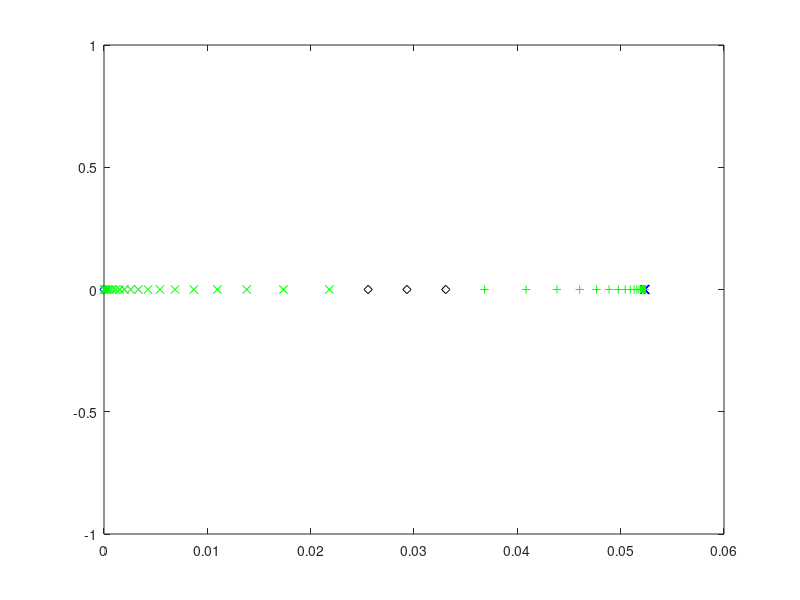
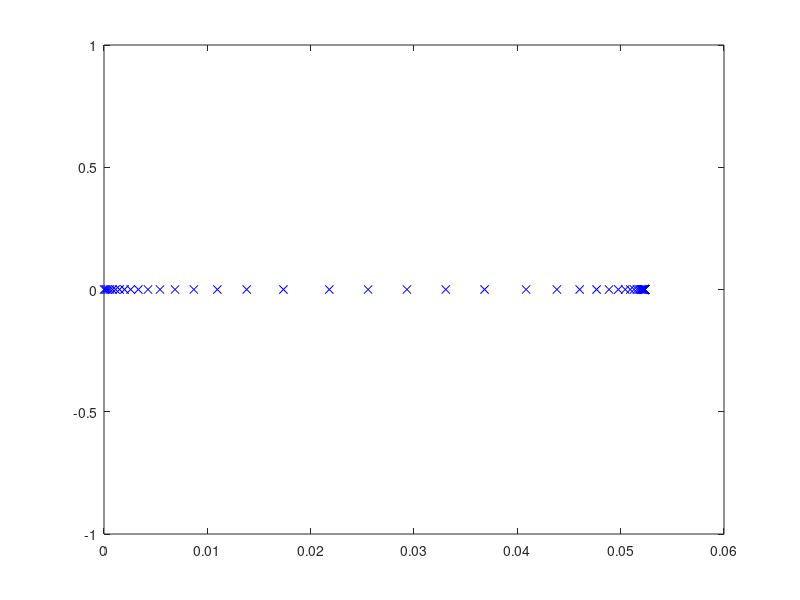

MATLAB code for these plots, in order: (Note: this script raises an error after producing the figures.)
close all
clear
clc
 
% Dimensional fluid constants (tin as leaves cartridge) for NS
g_dim = 9.8; %m/s^2
save('g_dim.mat','g_dim') 
rho_dim = 1000; %kg/m^3
save('rho_dim.mat','rho_dim') 
nu_dim = 1E-6; %m^2/s
save('nu_dim.mat','nu_dim')
sigma_1e_dim = 72.86E-3;%Kg/s^2 (i.e. N/m)
save('sigma_1e_dim.mat','sigma_1e_dim')
R = .5E-3; %droplet radius

%equilibrium contact angle
theta_c_eq = 60  *pi/180;
save('theta_c_eq.mat','theta_c_eq')

% width of the interfacial phase in metres (recommended 
%value is 1E-9)
width_dim = 1E-9; 
save('width_dim.mat','width_dim')

%IFM coefficients for the free-surface
%Beta for liquid-gas interface (this
%could have a coefficient in front, but we take it to be one)
beta_g_dim = rho_dim*nu_dim/width_dim;
save('beta_g_dim.mat','beta_g_dim')
%Alpha coefficient for liquid-gas interface (this could also
%have a coefficient in front but we also take it to be one, 
%making it the inverse of the beta_g constant)
alpha_g_dim = width_dim/(rho_dim*nu_dim); 
save('alpha_g_dim.mat','alpha_g_dim')
%Surface density at which surface tension is zero 
%(this is taken as the volume density times the width of the 
%surface phase)
rhos_0_dim = rho_dim*width_dim; 
save('rhos_0_dim.mat','rhos_0_dim')
%Equilibrium surface density of liquid-gas 
%interface
rhos1_e_dim = 0.6*rhos_0_dim; 
save('rhos1_e_dim.mat','rhos1_e_dim')
%Proportionality constant for the state equation for surface 
%tension as a function of density on the liquid-gas 
%interface
gamma_g_dim = sigma_1e_dim/(rhos_0_dim-rhos1_e_dim);
save('gamma_g_dim.mat','gamma_g_dim')
%relaxation time of surface 1 in seconds
tau_g_dim = rho_dim*nu_dim*7E-6;
save('tau_g_dim.mat','tau_g_dim')

%solid-gas surface tension
sigma_gs = 0;

%IFM coefficients for the liquid-solid interface
%Equilibrium surface tension for the liqud-solid interface
%(this is a function of other paremeter that we have already
%chosen)
sigma_2e_dim = -sigma_1e_dim*cos(theta_c_eq) + sigma_gs;
save('sigma_2e_dim.mat','sigma_2e_dim')
%constant in front of the state equation for the liquid-solid
%surface
gamma_s_dim = gamma_g_dim;
save('gamma_s_dim.mat','gamma_s_dim')
%equilibrium surface density for liquid-solid surface
%(chosen so as to have a 30 degree static contact angle)
rhos2_e_dim = rhos_0_dim - sigma_2e_dim/gamma_s_dim; 
save('rhos2_e_dim.mat','rhos2_e_dim')
%Beta navier slip
beta_ns_dim = rho_dim*nu_dim/width_dim;   
save('beta_ns_dim.mat','beta_ns_dim')
%alpha coefficient for the solid-liquid interface
alpha_s_dim = alpha_g_dim; 
save('alpha_s_dim.mat','alpha_s_dim')
%relaxation time for the liquid-solid interface
tau_s_dim = rho_dim*nu_dim*7E-6;
save('tau_s_dim.mat','tau_s_dim')

%Unit height 
L_dim = R;
save('L_dim.mat','L_dim') 

%Unit speed
U_dim = sigma_1e_dim/(rho_dim*nu_dim); %i.e. Ca = 1
% U_dim = 1; %m/s
save('U_dim.mat','U_dim')

%Unit time (capillary time based on unit length)
T_dim = L_dim/U_dim; 
save('T_dim.mat','T_dim')



%Unit of pressure 
P_dim = rho_dim*nu_dim*U_dim/L_dim;
save('P_dim.mat','P_dim')

%Dimensionless numbers for the bulk equations
Re = U_dim*L_dim/nu_dim; %Reynolds number
save('Re.mat','Re')
St = g_dim*L_dim^2/(nu_dim*U_dim); %Sto kes number
save('St.mat','St')
Ca = rho_dim*nu_dim*U_dim/sigma_1e_dim; %Capillary number
save('Ca.mat','Ca')

%Dimensionless numbers for the liquid-gas IFM
%dimensionless beta coefficient for the gas interface
Bg = beta_g_dim*U_dim*L_dim/sigma_1e_dim;
save('Bg.mat','Bg')
%dimensionless alpha coefficient for the gas interface
Eg = alpha_g_dim*sigma_1e_dim/(U_dim*L_dim);
save('Eg.mat','Eg')
%Dimensionless constant for the state equation on
%the liquid-gas interface
Cg = gamma_g_dim*rhos_0_dim/sigma_1e_dim;
save('Cg.mat','Cg')
%dimensionless equilibrium density
Dg = rhos1_e_dim/rhos_0_dim; 
save('Dg.mat','Dg')
%dimensionless surface density ratio
Fg = rhos_0_dim/(rho_dim*U_dim*tau_g_dim);
save('Fg.mat','Fg')
%Dimensionless relaxation time
Tg = tau_g_dim*U_dim/L_dim;
save('Tg.mat','Tg')

%Dimensionless numbers for liquid-gas IFM
%dimensionless beta coefficient for the gas interface
Be = beta_ns_dim*L_dim/(rho_dim*nu_dim*U_dim);
save('Be.mat','Be')
%dimensionless alpha coefficient for the solid-liquid 
%interface
Es = alpha_s_dim*sigma_1e_dim/(U_dim*L_dim);
save('Es.mat','Es')
%dimensionless coefficient of the state equation for the
%liquid-solid interface
Cs = gamma_s_dim*rhos_0_dim/sigma_1e_dim;
save('Cs.mat','Cs')
%dimensionless equilibrium density
Ds = rhos2_e_dim/rhos_0_dim; 
save('Ds.mat','Ds')
%dimensionless surface-density ratio for the liquid-solid
%interface
Fs = rhos_0_dim/(rho_dim*U_dim*tau_s_dim);
save('Fs.mat','Fs')
%Dimensionless relaxation time for solid-liquid interface
Ts = tau_s_dim*U_dim/L_dim;
save('Ts.mat','Ts')

%Contact line dimensionless numbers
So = sigma_gs/sigma_1e_dim;
save('So.mat','So')

%Data for initial configuration of the simulation 
theta_sec = 177   *pi/180; %radians 
save('theta_sec.mat','theta_sec')

%z-traslation for the centre of the sphere
trans_z = cos(pi-theta_sec);

%distance from origin to apex
h_0 = 1+trans_z;

%initial distance from origin to focus
f = sin(pi-theta_sec); %based on the shape of a parabola

%Required mesh resolution
l_min = min(1,5E-3/Ca)/(100*Be);% .0005;% following J&Y IJFNMF 2012 

%spine feet parameters
%this part here sets the number and spacing of the spines closer to the
%contact line. In this region, each odd-numbered spine has one more 
%element to its right than to its left
spine_factor_r = 1.15;% 1.07;%needs to be slightly bigger than 1     1.05;%
save('spine_factor_r.mat','spine_factor_r')
n_spines_r = 15;% 5;% must be an odd number         
save('n_spines_r.mat','n_spines_r')

%This part defines the number of spines and their separation for the
%following section of the domain. Spines can be more separated here as we 
%do not need such a high resultion furhter away from the contact line
spine_factor_m = 1.35;%              2;%        
save('spine_factor_m.mat','spine_factor_m')
n_spines_m = 39;% 7;% 5;% must be an odd number        
save('n_spines_m.mat','n_spines_m') 

%The following part sets the number and spacing of the spines near the
%inflow boundary. An intermediate section between this one and the last one
%constructed is then created using uniform spacing
l_min_l = 1E-4;% 1E-3;%                .01;%
spine_factor_l = 1.25;% 1.11;% this needs to be slightly bigger than 1, James' value = 1.07
save('spine_factor_l.mat','spine_factor_l')
n_spines_l = 19;% 7;% must be an odd number        
save('n_spines_l.mat','n_spines_l')


tol_spine_ang = 1E-12; %this is just a numerical parameter to define 
%convergence of the spine lentgh's initial guess

switch_spine_num = 58;% 16;%
param_tol = 1E-6; %tolerance for the parameter controlling the displaced
%volume
n_simpson = 1000;
%%
spine_feet = zeros(1,n_spines_r+n_spines_m-1);
spine_feet(1) = f;
spine_feet(2) = f-l_min;
for ii = 3:n_spines_r
    spine_feet(ii) = spine_feet(ii-1) ...
                     - spine_factor_r*(spine_feet(ii-2) ...
                                       - spine_feet(ii-1));
end
figure
plot(spine_feet(1:n_spines_r),zeros(1,n_spines_r),'xb')
hold on
for ii = n_spines_r+1:n_spines_r+n_spines_m-1
    spine_feet(ii) = spine_feet(ii-1) ...
                     - spine_factor_m*(spine_feet(ii-2) ...
                                       - spine_feet(ii-1));
end
plot(spine_feet(n_spines_r+1:n_spines_r+n_spines_m-1),zeros(1,n_spines_m-1),'+g')
plot(0,0,'db')
pause
%constructing the spine feet on the left end
spines_feet_left_end = zeros(1,n_spines_l);
spines_feet_left_end(end) = 0;
spines_feet_left_end(end-1) = 0 + l_min_l;
for ii = 2:n_spines_l-1
    spines_feet_left_end(end-ii) = spines_feet_left_end(end-ii+1) ...
                                   + spine_factor_l ...
                                     *(spines_feet_left_end(end-ii+1) ...
                                       - spines_feet_left_end(end-ii+2));
end
plot(spines_feet_left_end,zeros(1,n_spines_l),'xg')
pause
left_width = spines_feet_left_end(1)-spines_feet_left_end(2);
right_width = spine_feet(end-1)-spine_feet(end);
av_width = (left_width+right_width)/2;
n_inter = ceil((spine_feet(end)-spines_feet_left_end(1))/av_width);
if mod(n_inter,2) ~= 0
    n_inter = n_inter+1;
end
width = (spine_feet(end)-spines_feet_left_end(1))/n_inter;
spine_feet = [spine_feet,zeros(1,n_inter-1)];
for ii = 0:n_inter-2
    spine_feet(end-ii) = spines_feet_left_end(1)+(ii+1)*width;
end
plot(spine_feet(end-n_inter+2:end),zeros(1,n_inter-1),'dk')
pause
%Joining everything
spine_feet = [spine_feet,spines_feet_left_end];
n_spines = length(spine_feet);
save('n_spines.mat','n_spines')
close all
figure
plot(spine_feet,zeros(size(spine_feet)),'xb');

save('spine_feet.mat','spine_feet')
spine_feet_locator = spine_feet/f;
save('spine_feet_locator.mat','spine_feet_locator')

%Chi value for each spine
%This is the coordinate of the bipolar system that corresponds to the
%circle that passes through each spine feet
chi_spines = zeros(1,n_spines);
chi_spines(1) = Inf;
chi_spines(end) = 0;
for ii = 2:n_spines-1
    fun = @(chi) foot_of_chi(chi,f)-spine_feet(ii);
    chi_spines(ii) = fzero(fun,5);
end

%The radius of each spine (from the third spine on) is determined by its
%chi coordinate
R_spines = zeros(1,n_spines);
%we force the second spine to have its centre at the contact line. This is
%so that we can enforce the condition lim_{r\to 0} \partial_{\theta}p = 0,
%by equating the pressure values on the two points of this spine as done in
%S&S CMAME 2011
R_spines(2) = abs(spine_feet(1)-spine_feet(2));
R_spines(3) = abs(spine_feet(1)-spine_feet(3));
R_spines(end) = inf;
for ii = 4:n_spines-1
    R_spines(ii) = f/sinh(chi_spines(ii));
end
save('R_spines.mat','R_spines')


param_l = .1;
param_u = 5;
while param_u-param_l > param_tol
    b_l = [-(cos(theta_sec)+sqrt(1-((1+param_l)*sin(theta_sec))^2)) ...
          /((param_l*sin(theta_sec))^2); ...
         (1+1/param_l)/sqrt(1-((1+param_l)*sin(theta_sec))^2)];
    Mat_l = [1, param_l*sin(theta_sec); 2, 3*param_l*sin(theta_sec)];
    coeffs_l = Mat_l\b_l;
    f_l = -((pi-theta_sec)-sin(2*(pi-theta_sec))/2)/2;
    delta_simp = param_l*f/(n_simpson);
    for count = 1:n_simpson
        for kk = 0:3
            x_samp = f + (count-1)*delta_simp + kk*delta_simp/3;
            f_sampled = -cos(theta_sec)-sqrt(1-x_samp^2) ...
                        -coeffs_l(1)*(x_samp-f)^2 ...
                        -coeffs_l(2)*(x_samp-f)^3;
            f_l = f_l + delta_simp*(1+(kk==1)*2+(kk==2)*2)*f_sampled/8;
        end
    end
    b_u = [-(cos(theta_sec)+sqrt(1-((1+param_u)*sin(theta_sec))^2)) ...
          /((param_u*sin(theta_sec))^2); ...
         (1+1/param_u)/sqrt(1-((1+param_u)*sin(theta_sec))^2)];
    Mat_u = [1, param_u*sin(theta_sec); 2, 3*param_u*sin(theta_sec)];
    coeffs_u = Mat_u\b_u;
    f_u = -((pi-theta_sec)-sin(2*(pi-theta_sec))/2)/2;
    delta_simp = param_u*f/(n_simpson);
    for count = 1:n_simpson
        for kk = 0:3
            x_samp = f + (count-1)*delta_simp + kk*delta_simp/3;
            f_sampled = -cos(theta_sec)-sqrt(1-x_samp^2) ...
                        -coeffs_u(1)*(x_samp-f)^2 ...
                        -coeffs_u(2)*(x_samp-f)^3;
            f_u = f_u + delta_simp*(1+(kk==1)*2+(kk==2)*2)*f_sampled/8;
        end
    end
    if f_l*f_u > 0
         disp('warning: wrong initialisation of bisection method for param') 
         pause
    end
    param_m = (param_u+param_l)/2;
    b_m = [-(cos(theta_sec)+sqrt(1-((1+param_m)*sin(theta_sec))^2)) ...
          /((param_m*sin(theta_sec))^2); ...
         (1+1/param_m)/sqrt(1-((1+param_m)*sin(theta_sec))^2)];
    Mat_m = [1, param_m*sin(theta_sec); 2, 3*param_m*sin(theta_sec)];
    coeffs_m = Mat_m\b_m;
    f_m = -((pi-theta_sec)-sin(2*(pi-theta_sec))/2)/2;
    delta_simp = param_m*f/(n_simpson);
    for count = 1:n_simpson
        for kk = 0:3
            x_samp = f + (count-1)*delta_simp + kk*delta_simp/3;
            f_sampled = -cos(theta_sec)-sqrt(1-x_samp^2) ...
                        -coeffs_m(1)*(x_samp-f)^2 ...
                        -coeffs_m(2)*(x_samp-f)^3;
            f_m = f_m + delta_simp*(1+(kk==1)*2+(kk==2)*2)*f_sampled/8;
        end
    end
    if f_m*f_l > 0
        param_l = param_m;
        f_l = f_m;
    elseif f_m*f_u > 0
        param_u = param_m;
        f_u = f_m;
    else
        f_l = f_m;
        f_u = f_m;
        param_l = param_m;
        param_u = param_m;
    end
end


 
%spine length vector intial form
spine_lengths_ini = zeros(n_spines,1);
spine_lengths_ini(1) = f; %this spine is always zero, so we just store f here
spine_lengths_ini(end) = h_0;
%Here we determine the length of each spine (so as to match the initial
%guess for our surface profile)
for ii = 2:n_spines-1
    %We use the bisection method on the angle that each spine defines
    %with a tolerance pre-defined above to assess whet
    if ii > switch_spine_num
        theta_l = 0;
        x_l = spine_feet(ii) + (1-cos(theta_l))*R_spines(ii);
        y_l = sin(theta_l)*R_spines(ii);
        theta_u = 1.01*theta_sec;
        %function f is positive outside the curve that defines the initial
        %surface profile (a circle) and negative inside it 
        f_l = x_l^2+(y_l-cos(pi-theta_sec))^2-1;
        x_u = spine_feet(ii) + (1-cos(theta_u))*R_spines(ii);
        y_u = sin(theta_u)*R_spines(ii);
        f_u = x_u^2+(y_u-cos(pi-theta_sec))^2-1;
        if f_l*f_u > 0
             disp('warning: wrong initialisation of bisection method') 
             pause
        end
        while theta_u-theta_l > tol_spine_ang
            theta_m = (theta_l + theta_u)/2;
            x_m = spine_feet(ii) + (1-cos(theta_m))*R_spines(ii);
            y_m = sin(theta_m)*R_spines(ii);
            f_m = x_m^2+(y_m-cos(pi-theta_sec))^2-1;
            if f_l*f_m > 0
                theta_l = theta_m;
                f_l = f_m;
            elseif f_l*f_m < 0
                theta_u = theta_m;
                f_u = f_m;
            else
                f_l = f_m;
                f_u = f_m;
                theta_l = theta_m;
                theta_u = theta_m;
            end
        end
    else
        theta_l = pi/2;
        x_l = spine_feet(ii) + (1-cos(theta_l))*R_spines(ii);
        y_l = sin(theta_l)*R_spines(ii);
        theta_u = 1.01*pi;
        %function f is positive outside the curve that defines the initial
        %surface profile (a circle) and negative inside it 
        f_l = coeffs_m(1)*(x_l-f)^2+coeffs_m(2)*(x_l-f)^3-y_l;
        x_u = spine_feet(ii) + (1-cos(theta_u))*R_spines(ii);
        y_u = sin(theta_u)*R_spines(ii);
        f_u = coeffs_m(1)*(x_u-f)^2+coeffs_m(2)*(x_u-f)^3-y_u;
        if f_l*f_u > 0
             disp('warning: wrong initialisation of bisection method') 
             pause
        end
        while theta_u-theta_l > tol_spine_ang
            theta_m = (theta_l + theta_u)/2;
            x_m = spine_feet(ii) + (1-cos(theta_m))*R_spines(ii);
            y_m = sin(theta_m)*R_spines(ii);
            f_m = coeffs_m(1)*(x_m-f)^2+coeffs_m(2)*(x_m-f)^3-y_m;
            if f_l*f_m > 0
                theta_l = theta_m;
                f_l = f_m;
            elseif f_l*f_m < 0
                theta_u = theta_m;
                f_u = f_m;
            else
                f_l = f_m;
                f_u = f_m;
                theta_l = theta_m;
                theta_u = theta_m;
            end
        end
    end
    spine_lengths_ini(ii) = theta_m*R_spines(ii);
end 
save('spine_lengths_ini.mat','spine_lengths_ini')

%total number of global nodes 
n_spines_incr = n_spines_r+n_spines_m-1;
save('n_spines_incr.mat','n_spines_incr')
n_const = n_spines-n_spines_incr;
%Sum of a arithmetic progression as spine ii has ii nodes
n_v = (n_spines_incr+1)*(n_spines_incr)/2 + n_spines_incr*n_const;
%(n_spines+1)*(n_spines)/2; 
save('n_v.mat','n_v')


%nodes (i.e. matrix containing the (r,z) coordinates of all nodes where 
%each column is a node and they are listed in order)
Nodes_rz = zeros(n_v,2);
kk = 1;
Nodes_rz(1,:) = [f ,0];
alpha_s = zeros(n_v,1); %This vector contains the data on how far along its
%spine the node is
alpha_s(1) = 0;
for ii = 2:n_spines_incr% n_spines-1
    kk = kk+1;
    Nodes_rz(kk,1) = spine_feet(ii);
    Nodes_rz(kk,2) = 0;
    for jj = 2:ii
        kk = kk+1;
        alpha_s(kk) = (jj-1)/(ii-1);
        %angle in the constant chi circle for each node 
        %(arc length over radius)
        theta = alpha_s(kk)*spine_lengths_ini(ii)/R_spines(ii); 
        %x of the node is the foot of the spine plus the circle's radius 
        %minus the radius cos(theta)
        Nodes_rz(kk,1) = spine_feet(ii) + R_spines(ii)*(1-cos(theta));
        Nodes_rz(kk,2) = R_spines(ii)*sin(theta);
    end
end
for ii = n_spines_incr+1:n_spines-1
    kk = kk+1;
    Nodes_rz(kk,1) = spine_feet(ii);
    Nodes_rz(kk,2) = 0;
    for jj = 2:n_spines_incr
        kk = kk+1;
        alpha_s(kk) = (jj-1)/(n_spines_incr-1);
        %angle in the constant chi circle for each node 
        %(arc length over radius)
        theta = alpha_s(kk)*spine_lengths_ini(ii)/R_spines(ii); 
        %x of the node is the foot of the spine plus the circle's radius 
        %minus the radius cos(theta)
        Nodes_rz(kk,1) = spine_feet(ii) + R_spines(ii)*(1-cos(theta));
        Nodes_rz(kk,2) = R_spines(ii)*sin(theta);
    end
end
for ii = n_v-n_spines_incr+1:n_v
    alpha_s(ii) = (ii-(n_v-n_spines_incr +1))/(n_spines_incr-1);
end
save('alpha_s.mat','alpha_s')
Nodes_rz(end-n_spines_incr+1:end,1) = zeros(1,n_spines_incr);
Nodes_rz(end-n_spines_incr+1:end,2) = 0:h_0/(n_spines_incr-1):h_0;
save('Nodes_rz.mat','Nodes_rz')
 


n_v 
pause
close all
%Nodes
figure
plot(Nodes_rz(:,1),Nodes_rz(:,2),'x')
axis equal

%Spine feet and tip node numbers
spine_feet_nodes = zeros(1,n_spines);
spine_tip_nodes = zeros(1,n_spines);
for ii = 1:n_spines_incr
    spine_feet_nodes(ii) = 1+(1+ii-1)*(ii-1)/2;
    spine_tip_nodes(ii) = (ii+1)*(ii)/2;
end
n_nodes_incr = (1+n_spines_incr)*(n_spines_incr)/2;
for ii = n_spines_incr+1:n_spines
    spine_feet_nodes(ii) = 1 + n_nodes_incr ...
                             + (ii-n_spines_incr-1)*n_spines_incr;
    spine_tip_nodes(ii) = n_nodes_incr+(ii-n_spines_incr)*n_spines_incr;
end
save('spine_feet_nodes.mat','spine_feet_nodes')
save('spine_tip_nodes.mat','spine_tip_nodes')


hold on
x_patch = f:param_m*f/1000000:(1+param_m)*f;
plot(x_patch,coeffs_m(1)*(x_patch-f).^2+coeffs_m(2)*(x_patch-f).^3,'LineWidth',2 )
grid on
theta_s = pi/2-theta_sec:pi/10000000:pi/2;
xs = cos(theta_s);
zs = sin(theta_s);
plot(xs,zs-cos(theta_sec),'LineWidth',2)
plot(x_patch(1,end),coeffs_m(1)*(x_patch(1,end)-f).^2+coeffs_m(2)*(x_patch(1,end)-f).^3,'^','MarkerSize',10 )

x_patch1 = (1+param_m)*f:param_m*f/1000000:2*(1+param_m)*f;
plot(x_patch1,coeffs_m(1)*(x_patch1-f).^2+coeffs_m(2)*(x_patch1-f).^3,'LineWidth',2 )
